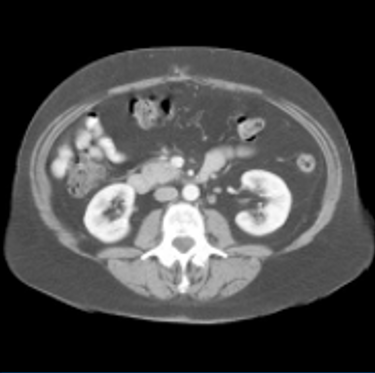
#> input picture base_image.png, 375 x 373 px
$ python -i segment_CT_abdomenFV.py   (imports and definitions only)   (older library calls are emulated)
#> lines starting #> are read from the running program, lines starting #| are printed output that depends on the picture; after the words box and inside, x2 and y2 are one past the last pixel; in counts of white or black regions, pixels touching at a corner belong together
### compare_pix1.py
import cv2
import numpy as np


def angle_rotation(img_rot):


    img_unrot = cv2.imread('base_image.png')

    h,w,c = img_unrot.shape


    img_resize = cv2.resize(img_rot,(w,h))


    gray = cv2.cvtColor(np.uint8(img_resize), cv2.COLOR_RGB2GRAY)

    gray1 = cv2.cvtColor(np.uint8(img_unrot), cv2.COLOR_RGB2GRAY)


    center = (w//2,h//2)

    score_list = []


    allowed_rotation1 = np.linspace(0,45,46)
    allowed_rotation2 = np.linspace(170,190,21)
    allowed_rotation3 = np.linspace(350,360,11)

    allowed_rotation = np.concatenate((allowed_rotation1, allowed_rotation2, allowed_rotation3), axis = None)

    for i in allowed_rotation:

        rotation_matrix = cv2.getRotationMatrix2D(center, i, 1.0)

        final_rotated = cv2.warpAffine(gray1,rotation_matrix,(w,h))


        #(score, diff) = compare_ssim(image_compare,final_rotated , full=True)

        diff_img = cv2.absdiff(gray, final_rotated)
        score = np.sum(diff_img)

        score_list.append(score)

    angle_index = np.argmin(score_list)

    return allowed_rotation[angle_index], h, w

### segment_CT_abdomenFV.py
import cv2
import numpy as np
from compare_pix1 import angle_rotation
from itertools import groupby


def segment_extreme_points(img):
    rotation_output = angle_rotation(img)

    theta = np.radians(rotation_output[0])

    gray = cv2.cvtColor(np.uint8(img), cv2.COLOR_RGB2GRAY)

    thresh = cv2.threshold(np.uint8(gray), np.mean(gray), 255, cv2.THRESH_BINARY)[1]

    # find the biggest contour in the image

    cnt = sorted(cv2.findContours(thresh, cv2.RETR_LIST, cv2.CHAIN_APPROX_NONE)[-2], key=cv2.contourArea)[-1]

    # Access the image pixels location of the biggest contour

    pts = [[], []]

    A = cnt[:, :, 0]

    B = cnt[:, :, 1]

    pts[0] = np.ndarray.flatten(A)
    pts[1] = np.ndarray.flatten(B)

    # set up the transformation matrix (rotation) and the inverse of the matrix.

    rot_mat = np.array(((np.cos(theta), -np.sin(theta)), (np.sin(theta), np.cos(theta))))

    rot_mat_inv = np.array(((np.cos(theta), np.sin(theta)), (-np.sin(theta), np.cos(theta))))

    # Transform the contour's pixels in rotated co-ordinates

    pts1 = np.dot(rot_mat, [pts[0], pts[1]])

    pts_intX = [int(i) for i in pts1[0]]
    pts_intY = [int(i) for i in pts1[1]]

    # find y co-ordinates for same value of x co-ordinates using group by

    A = zip(pts_intX, pts_intY)

    sorted_zipped_lists = sorted(A)

    sorted_list1 = [element for _, element in sorted_zipped_lists]
    sorted_list = sorted(pts_intX)

    A1 = zip(sorted_list, sorted_list1)

    key_func = lambda x: x[0]

    groupingX = groupby(A1, key_func)

    def translationX():

        list_same_x = [list(group) for key, group in groupingX]

        A = []
        B = []

        for sub_list in list_same_x:
            sublist_max = np.max(sub_list, axis=0)[1]
            sublist_min = np.min(sub_list, axis=0)[1]
            A.append(sublist_max)
            B.append(sublist_min)

        # find biggest y-difference for same value of x

        difference = [A[i] - B[i] for i in range(len(A))]

        index = np.argmax(difference)

        x_value = list_same_x[index][0][0]

        P1_vy = B[index]

        P2_vy = A[index]

        # Get Inverse of the transformed co-ordinates

        point1 = np.dot(rot_mat_inv, [x_value, P1_vy])
        point2 = np.dot(rot_mat_inv, [x_value, P2_vy])

        horizontal_intX = [int(i) for i in point1]
        horizontal_intY = [int(i) for i in point2]

        point_list = [horizontal_intX, horizontal_intY]
        max_length = ((int(point_list[0][0]) - int(point_list[1][0])) ** 2 + (
                int(point_list[0][1]) - int(point_list[1][1])) ** 2) ** 0.5

        return max_length, point_list

    # find x co-ordinates for same value of y co-ordinates using group by

    A2 = zip(pts_intY, pts_intX)

    sorted_zipped_lists = sorted(A2)

    sorted_list1 = [element for _, element in sorted_zipped_lists]
    sorted_list = sorted(pts_intY)

    A3 = zip(sorted_list1, sorted_list)

    key_func1 = lambda x: x[1]

    groupingY = groupby(A3, key_func1)

    def translationY():

        # Move along (x,y) vector (y-axis) and find the greatest difference in x co-ordinates

        list_same_y = [list(group) for key, group in groupingY]

        A = []
        B = []

        for sub_list in list_same_y:
            sublist_max = np.max(sub_list, axis=0)[0]
            sublist_min = np.min(sub_list, axis=0)[0]
            A.append(sublist_max)
            B.append(sublist_min)

        # find biggest x-difference for same value of y

        difference = [A[i] - B[i] for i in range(len(A))]

        index = np.argmax(difference)

        y_value = list_same_y[index][0][1]

        P1_vx = B[index]

        P2_vx = A[index]

        # Get Inverse of the transformed co-ordinates

        point1 = np.dot(rot_mat_inv, [P1_vx, y_value])
        point2 = np.dot(rot_mat_inv, [P2_vx, y_value])

        vertical_intX = [int(i) for i in point1]
        vertical_intY = [int(i) for i in point2]

        point_list = [vertical_intX, vertical_intY]

        max_length = ((int(point_list[0][0]) - int(point_list[1][0])) ** 2 + (
                int(point_list[0][1]) - int(point_list[1][1])) ** 2) ** 0.5

        return max_length, point_list

    Points_V = translationX()
    Points_H = translationY()

    P1_vx = int(Points_V[1][0][0])

    P1_vy = int(Points_V[1][0][1])

    P2_vx = int(Points_V[1][1][0])

    P2_vy = int(Points_V[1][1][1])

    P1_hx = int(Points_H[1][0][0])

    P1_hy = int(Points_H[1][0][1])

    P2_hx = int(Points_H[1][1][0])

    P2_hy = int(Points_H[1][1][1])

    return (P1_hx, P1_hy), (P2_hx, P2_hy), (P1_vx, P1_vy), (P2_vx, P2_vy), rotation_output[0]

>>> import cv2
>>> picture = cv2.cvtColor(cv2.imread('base_image.png'), cv2.COLOR_BGR2RGB)
>>> result = segment_extreme_points(picture)
#> in angle_rotation, img_unrot is the input picture: shape (373, 375, 3); mean B, G, R 70.8, 70.7, 70.6
#> the loop in angle_rotation, `for i in allowed_rotation: ` made 78 passes
#> score on passes 1 to 12: 5245, 559719, 977520, 1322726, 1617291, 1875801, 2109863, 2321679, 2515153, 2689383, 2847418, 2988715
#> pass 1, in angle_rotation, `diff_img = cv2.absdiff(gray, final_rotated)`:
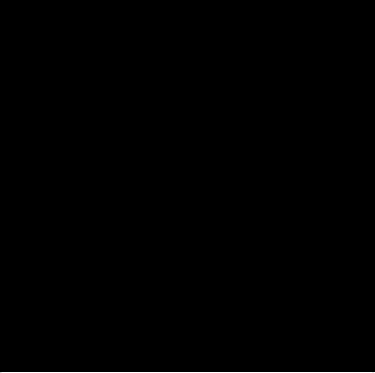
#> diff_img: shape (373, 375); min 0, max 14, mean 0.0375; drawn with min black and max white
#> pass 2, in angle_rotation, `final_rotated = cv2.warpAffine(gray1,rotation_matrix,(w,h))`:
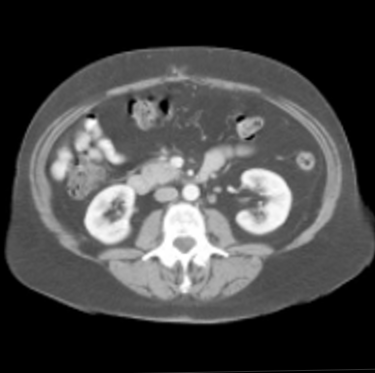
#> final_rotated: shape (373, 375); min 0, max 255, mean 70.6
#> pass 2, in angle_rotation, `diff_img = cv2.absdiff(gray, final_rotated)`:
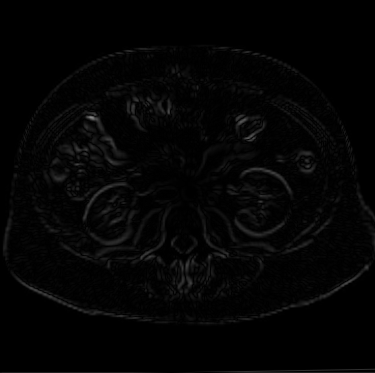
#> diff_img: shape (373, 375); min 0, max 135, mean 4
#> pass 3, in angle_rotation, `final_rotated = cv2.warpAffine(gray1,rotation_matrix,(w,h))`:
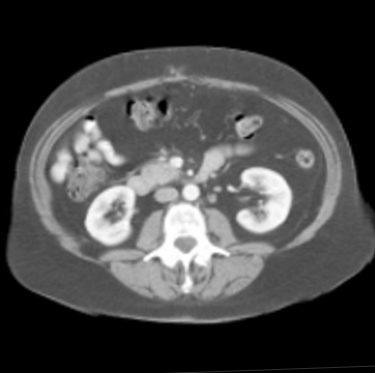
#> final_rotated: shape (373, 375); min 0, max 255, mean 70.6
#> after the loop in angle_rotation, `for i in allowed_rotation:`: score_list = 78 values, max 5074136 at index 45, min 5245 at index 0, mean 3654940.3
#> in angle_rotation, `angle_index = np.argmin(score_list)`: angle_index = 0
#> in segment_extreme_points, `rotation_output = angle_rotation(img)`: rotation_output = (0, 373, 375)
#> in segment_extreme_points, `theta = np.radians(rotation_output[0])`: theta = 0
#> in segment_extreme_points, `thresh = cv2.threshold(np.uint8(gray), np.mean(gray), 255, cv2.THRESH_..`:
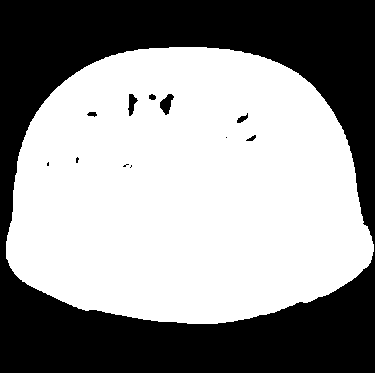
#> thresh: shape (373, 375); 58.2% white; 12 black regions (5 under 20 px), largest, box (x1, y1, x2, y2) and area: (0, 0, 375, 373) 58042, (160, 94, 174, 115) 167, (128, 94, 138, 116) 120
#> in segment_extreme_points, `cnt = sorted(cv2.findContours(thresh, cv2.RETR_LIST, cv2.CHAIN_APPROX_..`: cnt = contour of 980 points, box (x1, y1, x2, y2) (6, 47, 374, 324), area 81342
#> in segment_extreme_points, `A = cnt[:, :, 0]`: A = 980 values, max 373 at index 668, min 6 at index 266, mean 186.7
#> in segment_extreme_points, `B = cnt[:, :, 1]`: B = 980 values, max 323 at index 472, min 47 at index 0, mean 193.1
#> in segment_extreme_points, `rot_mat = np.array(((np.cos(theta), -np.sin(theta)), (np.sin(theta), n..`: rot_mat = [[1, 0], [0, 1]]
#> in segment_extreme_points, `pts_intX = [int(i) for i in pts1[0]]`: pts_intX has the same summary as A
#> in segment_extreme_points, `pts_intY = [int(i) for i in pts1[1]]`: pts_intY has the same summary as B
#> in segment_extreme_points, `sorted_zipped_lists = sorted(A)`: sorted_zipped_lists = 980 pairs, first value 6 to 373, second value 47 to 323
#> in segment_extreme_points, `sorted_list1 = [element for _, element in sorted_zipped_lists]`: sorted_list1 = 980 values, max 323 at index 490, min 47 at index 453, mean 193.1
#> in segment_extreme_points, `sorted_list = sorted(pts_intX)`: sorted_list = 980 values from 6 to 373
#> in segment_extreme_points, `sorted_zipped_lists = sorted(A2)`: sorted_zipped_lists = 980 pairs, first value 47 to 323, second value 6 to 373
#> in segment_extreme_points, `sorted_list1 = [element for _, element in sorted_zipped_lists]`: sorted_list1 = 980 values, max 373 at index 574, min 6 at index 567, mean 186.7
#> in segment_extreme_points, `sorted_list = sorted(pts_intY)`: sorted_list = 980 values from 47 to 323
#> in translationX, `list_same_x = [list(group) for key, group in groupingX]`: list_same_x = 368 items
#> the loop in translationX, `for sub_list in list_same_x:` made 368 passes
#> (sub_list, sublist_max, sublist_min) on passes 3, 6, 11: ([(8, 232), (8, 233), (8, 234), (8, 260), (8, 261), (8, 262)], 262, 232), ([(11, 221), (11, 222), (11, 268)], 268, 221), ([(16, 173), (16, 174), (16, 275)], 275, 173)
#> after the loop in translationX, `for sub_list in list_same_x:`: A = 368 values, max 323 at index 181, min 251 at index 367, mean 304.8; B = 368 values, max 244 at index 367, min 47 at index 163, mean 83.46
#> in translationX, `difference = [A[i] - B[i] for i in range(len(A))]`: difference = 368 values, max 276 at index 181, min 7 at index 367, mean 221.4
#> in translationX, `index = np.argmax(difference)`: index = 181
#> in translationX, `x_value = list_same_x[index][0][0]`: x_value = 187
#> in translationX, `P1_vy = B[index]`: P1_vy = 47
#> in translationX, `P2_vy = A[index]`: P2_vy = 323
#> in translationX, `point1 = np.dot(rot_mat_inv, [x_value, P1_vy])`: point1 = [187, 47]
#> in translationX, `point2 = np.dot(rot_mat_inv, [x_value, P2_vy])`: point2 = [187, 323]
#> in translationX, `horizontal_intX = [int(i) for i in point1]`: horizontal_intX = [187, 47]
#> in translationX, `horizontal_intY = [int(i) for i in point2]`: horizontal_intY = [187, 323]
#> in translationX, `point_list = [horizontal_intX, horizontal_intY]`: point_list = [[187, 47], [187, 323]]
#> in translationX, `max_length = ((int(point_list[0][0]) - int(point_list[1][0])) ** 2 + (..`: max_length = 276
#> in segment_extreme_points, `Points_V = translationX()`: Points_V = (276, [[187, 47], [187, 323]])
#> in translationY, `list_same_y = [list(group) for key, group in groupingY]`: list_same_y = 277 items
#> the loop in translationY, `for sub_list in list_same_y:` made 277 passes
#> (sub_list, sublist_max, sublist_min) on passes 6, 8, 10: ([(124, 52), (125, 52), (242, 52), (243, 52)], 243, 124), ([(116, 54), (117, 54), (251, 54), (252, 54)], 252, 116), ([(109, 56), (110, 56), (259, 56), (260, 56)], 260, 109)
#> after the loop in translationY, `for sub_list in list_same_y:`: A = 277 values, max 373 at index 197, min 206 at index 0, mean 333.4; B = 277 values, max 187 at index 276, min 6 at index 194, mean 38.94
#> in translationY, `difference = [A[i] - B[i] for i in range(len(A))]`: difference = 277 values, max 367 at index 197, min 30 at index 276, mean 294.5
#> in translationY, `index = np.argmax(difference)`: index = 197
#> in translationY, `y_value = list_same_y[index][0][1]`: y_value = 244
#> in translationY, `P1_vx = B[index]`: P1_vx = 6
#> in translationY, `P2_vx = A[index]`: P2_vx = 373
#> in translationY, `point1 = np.dot(rot_mat_inv, [P1_vx, y_value])`: point1 = [6, 244]
#> in translationY, `point2 = np.dot(rot_mat_inv, [P2_vx, y_value])`: point2 = [373, 244]
#> in translationY, `vertical_intX = [int(i) for i in point1]`: vertical_intX = [6, 244]
#> in translationY, `vertical_intY = [int(i) for i in point2]`: vertical_intY = [373, 244]
#> in translationY, `point_list = [vertical_intX, vertical_intY]`: point_list = [[6, 244], [373, 244]]
#> in translationY, `max_length = ((int(point_list[0][0]) - int(point_list[1][0])) ** 2 + (..`: max_length = 367
#> in segment_extreme_points, `Points_H = translationY()`: Points_H = (367, [[6, 244], [373, 244]])
#> in segment_extreme_points, `P1_vx = int(Points_V[1][0][0])`: P1_vx = 187
#> in segment_extreme_points, `P1_vy = int(Points_V[1][0][1])`: P1_vy = 47
#> in segment_extreme_points, `P2_vx = int(Points_V[1][1][0])`: P2_vx = 187
#> in segment_extreme_points, `P2_vy = int(Points_V[1][1][1])`: P2_vy = 323
#> in segment_extreme_points, `P1_hx = int(Points_H[1][0][0])`: P1_hx = 6
#> in segment_extreme_points, `P1_hy = int(Points_H[1][0][1])`: P1_hy = 244
#> in segment_extreme_points, `P2_hx = int(Points_H[1][1][0])`: P2_hx = 373
#> in segment_extreme_points, `P2_hy = int(Points_H[1][1][1])`: P2_hy = 244
#> result = ((6, 244), (373, 244), (187, 47), (187, 323), 0)
